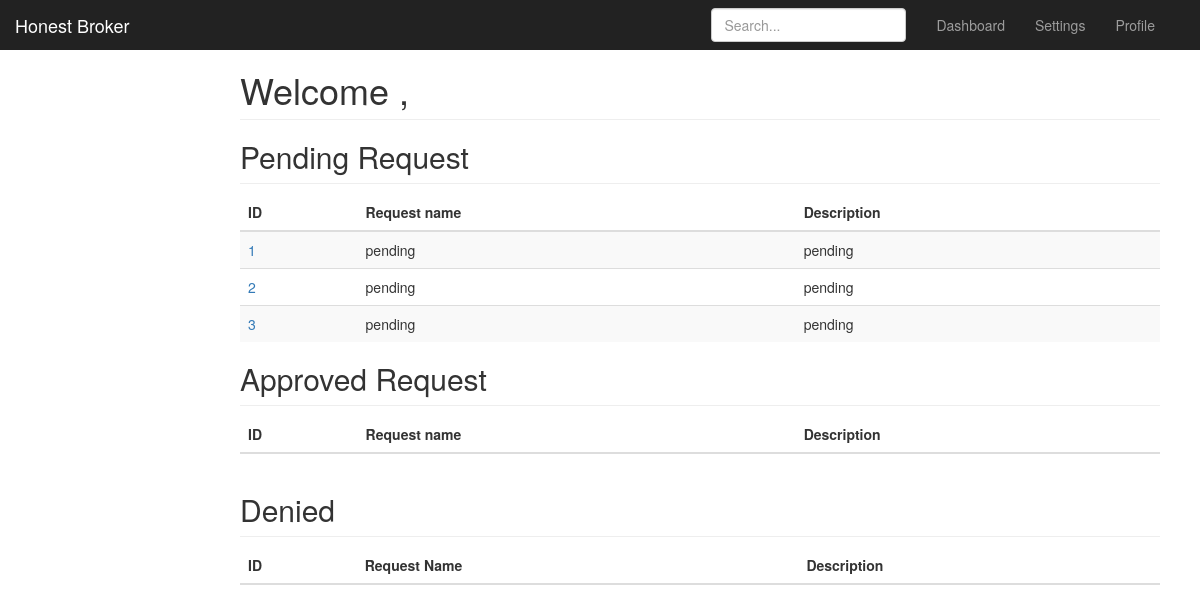
The app's page /denyreq/1 (signed in) with its own data.
### app.py (models this page shows)
class TrustCalcForm(UserMixin, db.Model):
    trustid = db.Column(db.Integer, primary_key = True, autoincrement = True)
    radiology_images = db.Column(db.String(10))
    radiology_imaging_reports = db.Column(db.String(10))
    ekg = db.Column(db.String(10))
    progress_notes = db.Column(db.String(10))
    history_phy = db.Column(db.String(10))
    oper_report = db.Column(db.String(10))
    path_report = db.Column(db.String(10))
    lab_report = db.Column(db.String(10))
    photographs = db.Column(db.String(10))
    discharge_summaries = db.Column(db.String(10))
    health_care_billing = db.Column(db.String(10))
    consult = db.Column(db.String(10))
    medication = db.Column(db.String(10))
    emergency = db.Column(db.String(10))
    dental = db.Column(db.String(10))
    demographic = db.Column(db.String(10))
    question = db.Column(db.String(10))
    audiotape = db.Column(db.String(10))
    match = db.Column(db.String(10))
    mismatch = db.Column(db.String(10))
    undecided = db.Column(db.String(10))
    beta = db.Column(db.String(10))
    dirichlet = db.Column(db.String(10))
    status = db.Column(db.String(10))
    ownerid= db.Column(db.Integer, db.ForeignKey('user.id'),nullable=False)

### app.py (the view)
@app.route('/denyreq/<req_id>', methods = ['GET',' POST'])
@login_required
def denyreq(req_id):
    pendingreq_info = TrustCalcForm.query.filter_by(trustid=req_id).all()
    pending_req = TrustCalcForm.query.filter_by(status= 'pending').all()
    approvedreq_info = TrustCalcForm.query.filter_by(status= 'approved').all()
    for i in pendingreq_info:
        i.status = 'denied'
        db.session.commit()
    denyreq_info = TrustCalcForm.query.filter_by(status = 'denied').all()
    return render_template('dashboard_admin.html', pending_req= pending_req, approvedreq_info=approvedreq_info, denyreq_info = denyreq_info)

### app.py (called while the page is built)
@event.listens_for(Engine, "connect")
def set_sqlite_pragma(dbapi_connection, connection_record):
    cursor = dbapi_connection.cursor()
    cursor.execute("PRAGMA foreign_keys=ON")
    cursor.close()

@login_manager.user_loader
def load_user(user_id):
    return User.query.get(int(user_id))

### templates/dashboard_admin.html (shortened to what this page needs)
{% extends "bootstrap/base.html" %}
{% block styles %}
{{super()}}
<link rel="stylesheet" href="{{url_for('.static', filename='dashboard.css')}}">
{% endblock %}
{% block content %}
    <nav class="navbar navbar-inverse navbar-fixed-top">
      <div class="container-fluid">
        <div class="navbar-header">
          <a class="navbar-brand" href="#">Honest Broker</a>
        </div>
        <div id="navbar" class="navbar-collapse collapse">
          <ul class="nav navbar-nav navbar-right">
            <li><a href="#">Dashboard</a></li>
            <li><a href="#">Settings</a></li>
            <li><a href="#">Profile</a></li>
            <li><a href=" {{url_for('logout') }}"></a></li>
          </ul>
          <form class="navbar-form navbar-right">
            <input type="text" class="form-control" placeholder="Search...">
          </form>
        </div>
      </div>
    </nav>
        <div class="col-sm-9 col-sm-offset-3 col-md-10 col-md-offset-2 main">
               <h1 class="page-header">Welcome , {{name}}</h1>
          <h2 class="sub-header">Pending Request</h2>
          <div class="table-responsive">
            <table class="table table-striped">
              <thead>
                <tr>
                  <th>ID</th>
                  <th>Request name</th>
                  <th>Description</th>
                </tr>
              </thead>
              <tbody>
                <tr>
                        {% for pending_req in pending_req %}
                        <td><a href = "#"  onclick = "view('{{pending_req.trustid}}')" id = '{{pending_req.trustid}}'  method ="GET">{{pending_req.trustid}}</a></td>
                        <td id = "requestname">{{pending_req.status}}</td>
                        <td>{{pending_req.status}}</td>
                </tr>
		{% endfor %}
              </tbody>
            </table>
            <h2 class="sub-header">Approved Request</h2>
            <div class="table-responsive">
                <table class="table table-striped">
                    <thead>
                    <tr>
			    <th>ID</th>
			<th>Request name</th>
                        <th>Description</th>
                    </tr>
                    </thead>
                </table>
            </div>
            <h2 class="sub-header">Denied</h2>
            <div class="table-responsive">
                <table class="table table-striped">
                    <thead>
                    <tr>
                        <th>ID</th>
                        <th>Request Name</th>
                        <th>Description</th>
                    </tr>
                    </thead>
                </table>
            </div>
      </div>
    </div>
{% endblock %}

### static/dashboard.css (style rules this page uses)
body { padding-top: 50px; }
.sub-header { padding-bottom: 10px; border-bottom: 1px solid #eee; }
.navbar-fixed-top { border: 0; }
.main { padding: 20px; }
@media (min-width: 768px) { .main { padding-right: 40px; padding-left: 40px; } }
.main .page-header { margin-top: 0; }

### records on screen
TrustCalcForm: trustid "1", status "pending"
TrustCalcForm: trustid "2", status "pending"
TrustCalcForm: trustid "3", status "pending"
